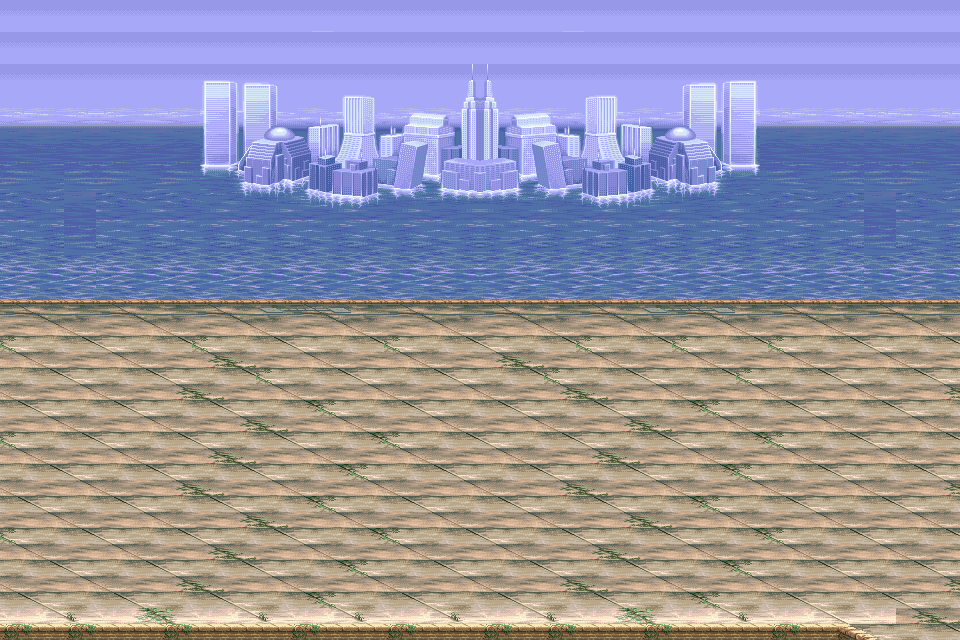

This game map was drawn from its Tiled (.tmx) file and the tilesets committed beside it. A one-line description and the trimmed map source follow:
An orthogonal 30x20 tile map with 32x32 px tiles, 2 tile layers (ocean, land), 2 tilesets and 2 objects (LeftBottom, RightTop).

<map version="1.0" orientation="orthogonal" width="30" height="20" tilewidth="32" tileheight="32">
 <tileset firstgid="1" name="ocean" tilewidth="32" tileheight="32">
  <image source="ocean.png" width="768" height="224" />
 </tileset>
 <tileset firstgid="169" name="land" tilewidth="32" tileheight="32">
  <image source="land.png" width="384" height="224" />
 </tileset>
 <layer name="ocean" width="30" height="20">
  <data>[600 cells, 300 non-empty, 168 distinct tile ids]</data>
 </layer>
 <layer name="land" width="30" height="20">
  <data>[600 cells, 330 non-empty, 36 distinct tile ids]</data>
 </layer>
 <objectgroup name="Objects" width="30" height="20">
  <object name="LeftBottom" x="7" y="584" width="15" height="16" />
  <object name="RightTop" x="935" y="325" width="20" height="19" />
 </objectgroup>
</map>